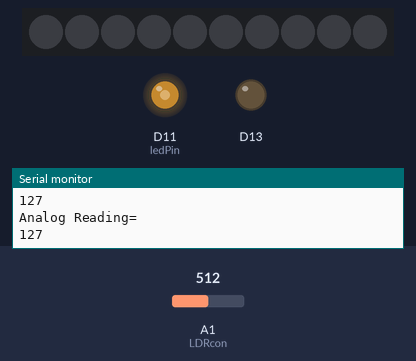
The sketch below on a simulated Adafruit Circuit Playground Express. On the bench: 10 RGB LEDs in strip order, left to right, output pins drawn as LEDs (lit = HIGH), the last lines printed to the serial monitor. The test bench sets the inputs (shaded band); at power-on: A1 (LDRcon) = 512.

Above: at 1.2 s.
1.3 s: A1 (LDRcon) set to 716
At 2.4 s:
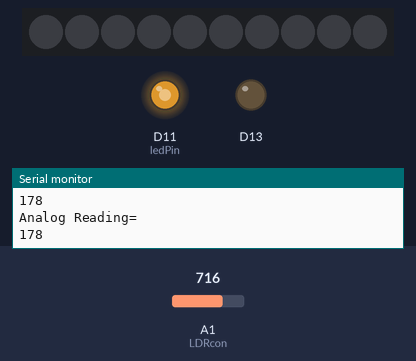
2.9 s: A1 (LDRcon) set to 900
At 3.7 s:
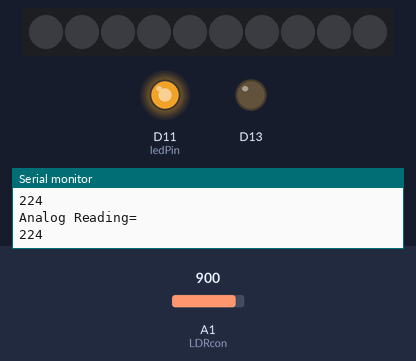
4.5 s: A1 (LDRcon) set to 122
At 5.0 s:
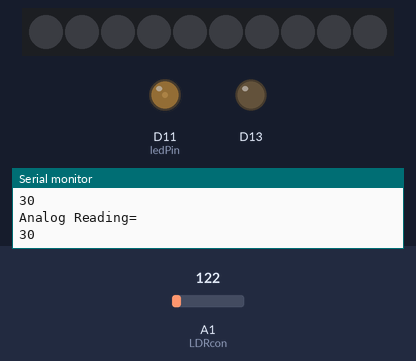
6.1 s: A1 (LDRcon) set to 0
At 7.4 s:
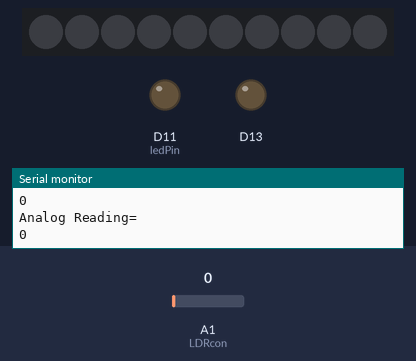
7.7 s: A1 (LDRcon) set to 511
At 8.8 s:
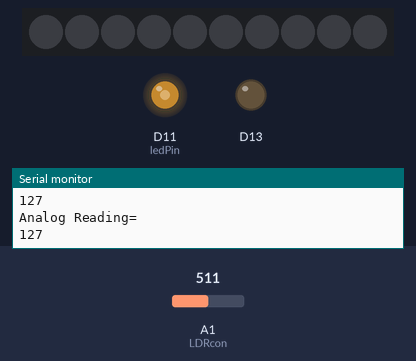
Timing chart, 0 to 10.3 s (numbered marks = the images above; inputs shaded):
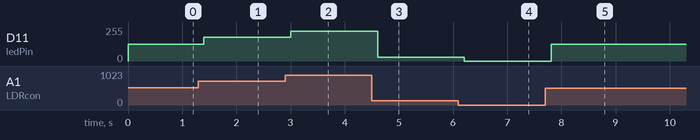

The sketch:

320_Hyper_Body_Wearable_Code.ino
```cpp
#include <Adafruit_CircuitPlayground.h>

#define LDRcon A1

int ledPin = 11;
int analogValue = 0;
int analogValMapped = 0;

void setup() {
  Serial.begin(9600);
  CircuitPlayground.begin();
  pinMode(ledPin, OUTPUT);
}

void loop() {
  CircuitPlayground.speaker.enable(false);

  analogValue = analogRead(LDRcon);
  analogValMapped = map(analogValue, 0, 1023, 0, 255);

  Serial.println("Analog Reading= ");
  Serial.println(analogValMapped);

  analogWrite(ledPin, analogValMapped);


  delay(200);


}
```

Measured:
- after the input at 1.3 s, D11 (ledPin): 127/255 → 178/255 after 0.10 s
- after the input at 2.9 s, D11 (ledPin): 178/255 → 224/255 after 0.10 s
- after the input at 4.5 s, D11 (ledPin): 224/255 → 30/255 after 0.11 s
- after the input at 6.1 s, D11 (ledPin): 30/255 → 0/255 after 0.11 s
- after the input at 7.7 s, D11 (ledPin): 0/255 → 127/255 after 0.11 s
